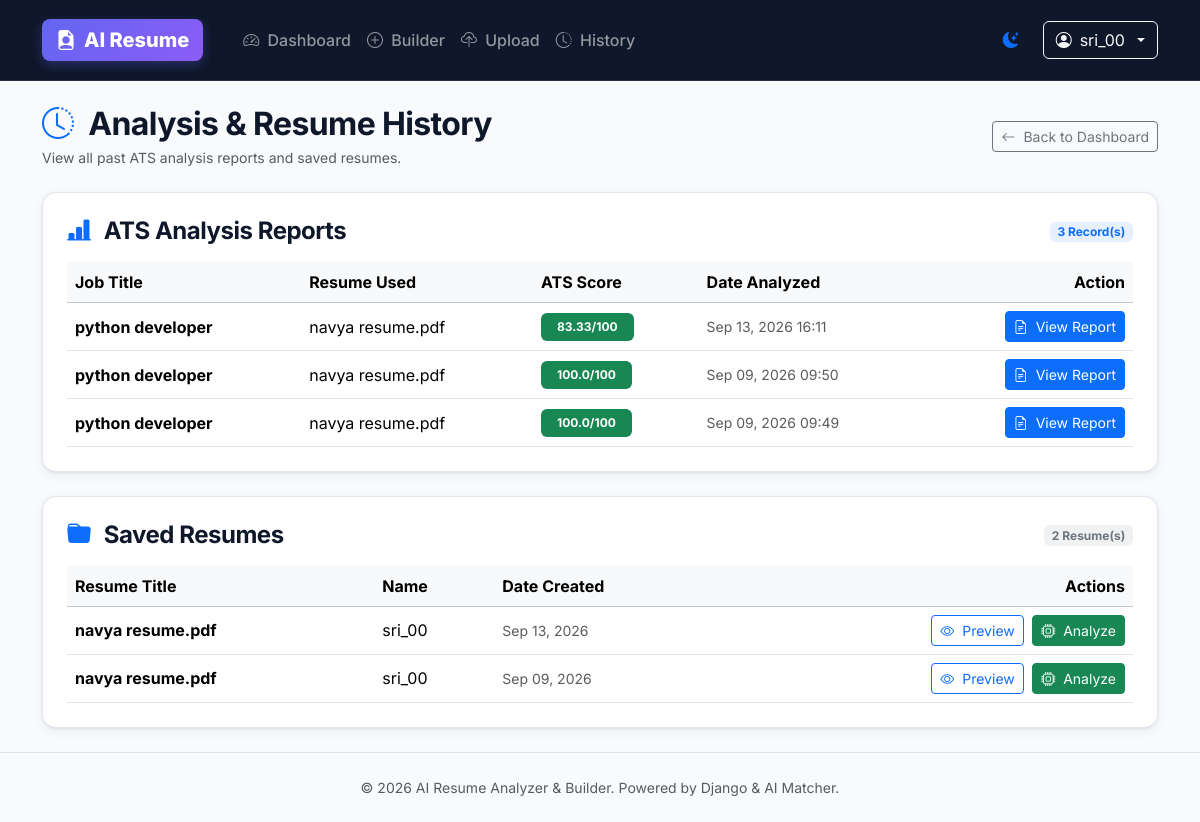
Screenshot of /analyzer/history/ (signed in) with the database file from the repository.
### analyzer/models.py (models this page shows, shortened)
class Analysis(models.Model):
    resume = models.ForeignKey(
        Resume,
        on_delete=models.CASCADE
    )
    job_description = models.ForeignKey(
        JobDescription,
        on_delete=models.CASCADE
    )
    ats_score = models.FloatField(
        default=0
    )
    matched_skills = models.TextField(
        blank=True
    )
    missing_skills = models.TextField(
        blank=True
    )
    recommendations = models.TextField(
        blank=True
    )
    created_at = models.DateTimeField(
        auto_now_add=True
    )

class JobDescription(models.Model):
    user = models.ForeignKey(
        User,
        on_delete=models.CASCADE
    )
    title = models.CharField(
        max_length=200
    )
    description = models.TextField()
    created_at = models.DateTimeField(
        auto_now_add=True
    )

### resumes/models.py (models this page shows, shortened)
class Resume(models.Model):
    user = models.ForeignKey(
        User,
        on_delete=models.CASCADE
    )
    title = models.CharField(
        max_length=200
    )
    full_name = models.CharField(
        max_length=200
    )
    email = models.EmailField()
    phone = models.CharField(
        max_length=20
    )
    location = models.CharField(
        max_length=200,
        blank=True
    )
    linkedin = models.URLField(
        blank=True
    )
    github = models.URLField(
        blank=True
    )
    summary = models.TextField(
        blank=True
    )
    skills = models.TextField(
        blank=True
    )
    experience = models.TextField(
        blank=True
    )
    education = models.TextField(
        blank=True
    )
    projects = models.TextField(
        blank=True
    )
    certifications = models.TextField(
        blank=True
    )
    resume_file = models.FileField(
        upload_to='resumes/',
        blank=True,
        null=True
    )
    extracted_text = models.TextField(
        blank=True
    )
    created_at = models.DateTimeField(
        auto_now_add=True
    )
    updated_at = models.DateTimeField(
        auto_now=True
    )

### analyzer/views.py (the view)
@login_required
def history(request):
    analyses = Analysis.objects.filter(resume__user=request.user).select_related('resume', 'job_description').order_by('-created_at')
    resumes = Resume.objects.filter(user=request.user).order_by('-created_at')
    return render(
        request,
        'history.html',
        {
            'analyses': analyses,
            'resumes': resumes,
        }
    )

### templates/history.html (shortened to what this page needs)
{% extends 'base.html' %}
{% load static %}
{% block content %}
<div class="d-flex justify-content-between align-items-center mb-4 flex-wrap gap-2">
    <div>
        <h2 class="fw-bold mb-1"><i class="bi bi-clock-history text-primary me-2"></i> Analysis & Resume History</h2>
        <p class="text-muted small mb-0">View all past ATS analysis reports and saved resumes.</p>
    </div>
    <a href="{% url 'dashboard' %}" class="btn btn-outline-secondary btn-sm">
        <i class="bi bi-arrow-left me-1"></i> Back to Dashboard
    </a>
</div>
<div class="card-custom p-4 mb-4">
    <div class="d-flex align-items-center justify-content-between mb-3">
        <h4 class="fw-bold mb-0"><i class="bi bi-bar-chart-line-fill me-2 text-primary"></i> ATS Analysis Reports</h4>
        {% if analyses %}
        <span class="badge bg-primary bg-opacity-10 text-primary">{{ analyses|length }} Record(s)</span>
        {% endif %}
    </div>
    {% if analyses %}
    <div class="table-responsive">
        <table class="table table-hover align-middle mb-0">
            <thead class="table-light">
                <tr>
                    <th>Job Title</th>
                    <th>Resume Used</th>
                    <th>ATS Score</th>
                    <th>Date Analyzed</th>
                    <th class="text-end">Action</th>
                </tr>
            </thead>
            <tbody>
                {% for item in analyses %}
                <tr>
                    <td><strong>{{ item.job_description.title }}</strong></td>
                    <td>{{ item.resume.title }}</td>
                    <td>
                        <span class="badge {% if item.ats_score >= 75 %}bg-success{% elif item.ats_score >= 50 %}bg-warning text-dark{% else %}bg-danger{% endif %} px-3 py-2">
                            {{ item.ats_score }}/100
                        </span>
                    </td>
                    <td class="text-muted small">{{ item.created_at|date:"M d, Y H:i" }}</td>
                    <td class="text-end">
                        <a href="{% url 'analysis_result' item.id %}" class="btn btn-sm btn-primary">
                            <i class="bi bi-file-earmark-text me-1"></i> View Report
                        </a>
                    </td>
                </tr>
                {% endfor %}
            </tbody>
        </table>
    </div>
    {% else %}
    <div class="text-center py-4">
        <i class="bi bi-journal-x fs-1 text-muted"></i>
        <p class="text-muted mt-2 mb-0">No ATS analysis records found yet. Upload or create a resume to analyze!</p>
    </div>
    {% endif %}
</div>
<div class="card-custom p-4">
    <div class="d-flex align-items-center justify-content-between mb-3">
        <h4 class="fw-bold mb-0"><i class="bi bi-folder-fill me-2 text-primary"></i> Saved Resumes</h4>
        {% if resumes %}
        <span class="badge bg-secondary bg-opacity-10 text-secondary">{{ resumes|length }} Resume(s)</span>
        {% endif %}
    </div>
    {% if resumes %}
    <div class="table-responsive">
        <table class="table table-hover align-middle mb-0">
            <thead class="table-light">
                <tr>
                    <th>Resume Title</th>
                    <th>Name</th>
                    <th>Date Created</th>
                    <th class="text-end">Actions</th>
                </tr>
            </thead>
            <tbody>
                {% for resume in resumes %}
                <tr>
                    <td><strong>{{ resume.title }}</strong></td>
                    <td>{{ resume.full_name }}</td>
                    <td class="text-muted small">{{ resume.created_at|date:"M d, Y" }}</td>
                    <td class="text-end">
                        <a href="{% url 'resume_preview' resume.id %}" class="btn btn-sm btn-outline-primary me-1">
                            <i class="bi bi-eye me-1"></i> Preview
                        </a>
                        <a href="{% url 'resume_analysis' resume.id %}" class="btn btn-sm btn-success">
                            <i class="bi bi-cpu me-1"></i> Analyze
                        </a>
                    </td>
                </tr>
                {% endfor %}
            </tbody>
        </table>
    </div>
    {% else %}
    <div class="text-center py-4">
        <i class="bi bi-file-earmark-plus fs-1 text-muted"></i>
        <p class="text-muted mt-2 mb-0">No resumes saved yet. <a href="{% url 'create_resume' %}">Create one</a> or <a href="{% url 'upload_resume' %}">upload one</a>!</p>
    </div>
    {% endif %}
</div>
{% endblock %}

### templates/base.html (shortened to what this page needs)
<!DOCTYPE html>
<html lang="en" data-bs-theme="light">
<head>
    <link href="https://cdn.jsdelivr.net/npm/bootstrap@5.3.3/dist/css/bootstrap.min.css" rel="stylesheet">
    <link rel="stylesheet" href="https://cdn.jsdelivr.net/npm/bootstrap-icons@1.11.3/font/bootstrap-icons.min.css">
    {% load static %}
    <link rel="stylesheet" href="{% static 'css/style.css' %}">
</head>
<body>
    <nav class="navbar navbar-expand-lg navbar-dark navbar-custom sticky-top no-print">
        <div class="container">
            <a class="navbar-brand d-flex align-items-center gap-2" href="{% url 'home' %}">
                <span class="navbar-brand-badge">
                    <i class="bi bi-file-earmark-person-fill"></i> AI Resume
                </span>
            </a>
            <div class="collapse navbar-collapse" id="navbarMain">
                <ul class="navbar-nav me-auto mb-2 mb-lg-0 ms-lg-3">
                    {% if user.is_authenticated %}
                    <li class="nav-item">
                        <a class="nav-link" href="{% url 'dashboard' %}">
                            <i class="bi bi-speedometer2 me-1"></i> Dashboard
                        </a>
                    </li>
                    <li class="nav-item">
                        <a class="nav-link" href="{% url 'create_resume' %}">
                            <i class="bi bi-plus-circle me-1"></i> Builder
                        </a>
                    </li>
                    <li class="nav-item">
                        <a class="nav-link" href="{% url 'upload_resume' %}">
                            <i class="bi bi-cloud-upload me-1"></i> Upload
                        </a>
                    </li>
                    <li class="nav-item">
                        <a class="nav-link" href="{% url 'history' %}">
                            <i class="bi bi-clock-history me-1"></i> History
                        </a>
                    </li>
                    {% endif %}
                </ul>
                <div class="d-flex align-items-center gap-3">
                    <button type="button" class="btn btn-link nav-link p-2" id="theme-toggle-btn" title="Toggle Light/Dark Theme">
                        <i class="bi bi-moon-stars-fill text-primary" id="theme-toggle-icon"></i>
                    </button>
                    {% if user.is_authenticated %}
                    <div class="dropdown">
                        <button class="btn btn-outline-light dropdown-toggle d-flex align-items-center gap-2" type="button" data-bs-toggle="dropdown">
                            <i class="bi bi-person-circle"></i> {{ user.username }}
                        </button>
                    </div>
                    {% else %}
                    <a class="btn btn-outline-light btn-sm px-3" href="{% url 'login' %}">Login</a>
                    <a class="btn btn-primary-gradient btn-sm px-3" href="{% url 'register' %}">Get Started</a>
                    {% endif %}
                </div>
            </div>
        </div>
    </nav>
    <main class="container my-4">
        {% block content %}
        {% endblock %}
    </main>
    <footer class="mt-auto py-4 border-top text-center text-muted no-print">
        <div class="container">
            <p class="mb-0 small">&copy; 2026 AI Resume Analyzer & Builder. Powered by Django & AI Matcher.</p>
        </div>
    </footer>
</body>
</html>

### static/css/style.css (style rules this page uses)
:root { --font-main: 'Inter', -apple-system, BlinkMacSystemFont, 'Segoe UI', Roboto, Helvetica, Arial, sans-serif; --primary-gradient: linear-gradient(135deg, #6366f1 0%, #8b5cf6 100%); --primary-color: #6366f1; --primary-hover: #4f46e5; --secondary-color: #06b6d4; --accent-color: #f59e0b; --bg-main: #f8fafc; --card-bg: #ffffff; --card-border: #e2e8f0; --text-heading: #0f172a; --text-body: #334155; --text-muted: #64748b; --success-bg: #dcfce7; --success-text: #15803d; --danger-bg: #fee2e2; --danger-text: #b91c1c; --shadow-sm: 0 1px 3px rgba(0, 0, 0, 0.05); --shadow-md: 0 4px 12px rgba(0, 0, 0, 0.05), 0 1px 3px rgba(0, 0, 0, 0.08); --shadow-lg: 0 10px 25px -5px rgba(99, 102, 241, 0.12), 0 8px 10px -6px rgba(0, 0, 0, 0.04); --radius-sm: 8px; --radius-md: 14px; --radius-lg: 20px; }
body { font-family: var(--font-main); background-color: var(--bg-main); color: var(--text-body); min-height: 100vh; display: flex; flex-direction: column; transition: background-color 0.3s ease, color 0.3s ease; }
main { flex: 1; }
h1, h2, h3, h4, h5, h6 { color: var(--text-heading); font-weight: 700; letter-spacing: -0.02em; }
.navbar-custom { background-color: #0f172a !important; border-bottom: 1px solid rgba(255, 255, 255, 0.1); backdrop-filter: blur(10px); padding: 14px 0; }
.navbar-brand-badge { background: var(--primary-gradient); color: white; font-weight: 800; padding: 6px 14px; border-radius: var(--radius-sm); display: inline-flex; align-items: center; gap: 8px; box-shadow: 0 4px 12px rgba(99, 102, 241, 0.3); }
.nav-link { font-weight: 500; transition: color 0.2s ease; }
.card-custom { background-color: var(--card-bg); border: 1px solid var(--card-border); border-radius: var(--radius-md); box-shadow: var(--shadow-md); transition: transform 0.25s ease, box-shadow 0.25s ease; }

### rows the page displays
Analysis: job_description "python developer", resume "navya resume.pdf", ats_score "83.33", created_at "Sep 13, 2026 16:11"
Analysis: job_description "python developer", resume "navya resume.pdf", ats_score "100.0", created_at "Sep 09, 2026 09:50"
Analysis: job_description "python developer", resume "navya resume.pdf", ats_score "100.0", created_at "Sep 09, 2026 09:49"
Resume: title "navya resume.pdf", full_name "sri_00", created_at "Sep 13, 2026"
Resume: title "navya resume.pdf", full_name "sri_00", created_at "Sep 09, 2026"

### other values shown
{{ user.username }} "sri_00"
{{ analyses|length }} "3"
{{ resumes|length }} "2"
